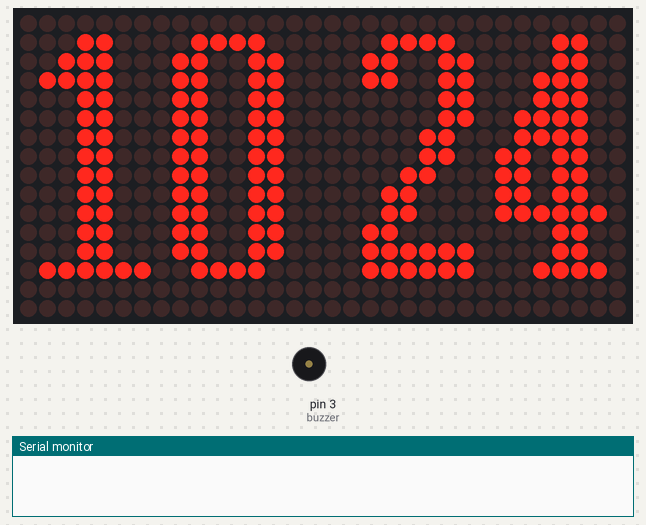
This sketch was run on a simulated Arduino Nano, built with avr-gcc and run on an emulated ATmega328P. On the bench: 32×16 LED matrix, buzzer (waves = sounding), the last lines printed to the serial monitor. The local clock reads 2024-03-15 10:24:30 at power-on unless the sketch sets it.

Above: at 0.6 s.
At 15.7 s:
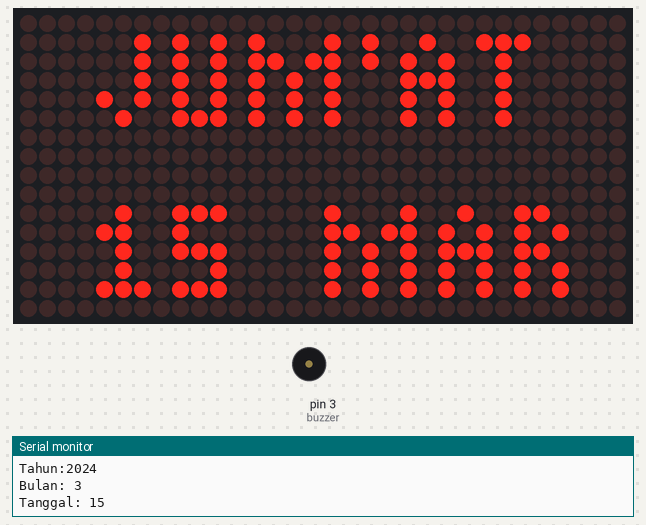
At 20.8 s:
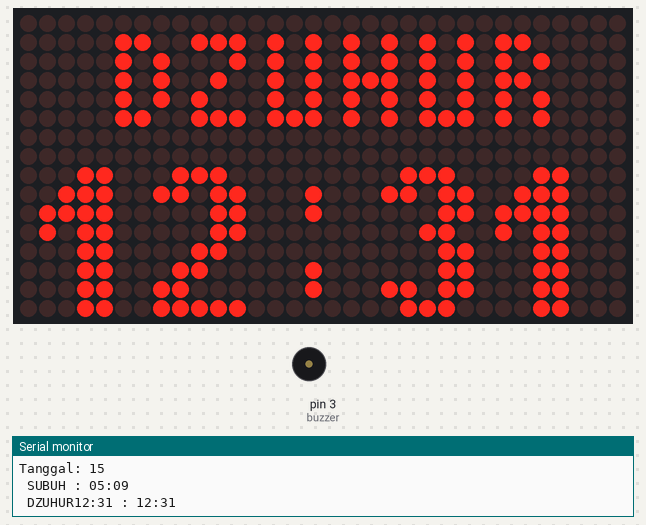
At 26.8 s:
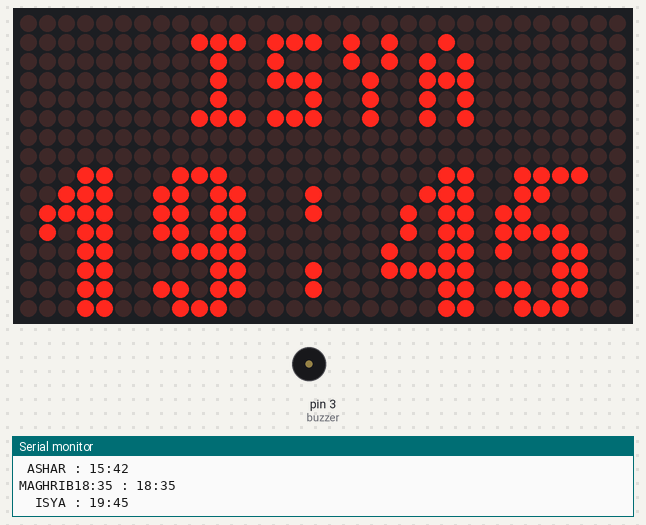
Timing chart, 0 to 28.3 s (numbered marks = the images above):
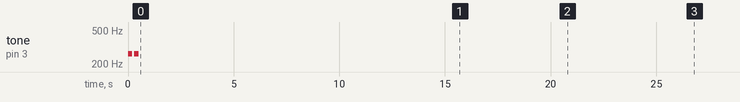

The sketch:

JadwalSholat-P10-1Panel.ino
```cpp
/*
 * Copy soruce code = https://github.com/busel7/Arduino
 * JADWAL WAKTU SHOLAT MENGGUNAKAN ARDUINO NANO, LED P10, RTC DS3241, BUZZER
 * FITUR :  JADWAL SHOLAT 5 WAKTU DAN TANBIH IMSAK, JAM BESAR, TANGGAL, ALARAM ADZAN DAN TANBIH IMSAK,
 *          DAN HITUNG MUNDUR IQOMAH.
 *

Pin on  DMD P10     GPIO      Arduino Nano          Pin on  DS3231      Arduino Nano      Pin on  Buzzer       Arduino Nano

        2  A        GPIO16    D6                            SCL         A5                        +            D3 (GPIO 3)
        4  B        GPIO12    D7                            SDA         A4                        -            GND
        8  CLK      GPIO14    D13                           VCC         3V
        10 SCK      GPIO0     D8                            GND         GND
        12 R-Data   GPIO13    D11
        1  NOE      GPIO15    D9
        3  GND      GND       GND

*/


#include <DMD.h>
#include <TimerOne.h>
#include <Wire.h>
#include <Sodaq_DS3231.h>
#include "PrayerTimes.h"
#include <SystemFont5x7.h>
#include "fonts/angka6x13.h"
#include "fonts/angka_2.h"
#include "fonts/huruf_kecilku.h"
#include "fonts/Font3x5.h"
#include <SPI.h>
// #include <EEPROM.h>

char weekDay[][7] = {" AHAD ","SENIN ","SELASA"," RABU ","KAMIS ","JUM'AT","SABTU"," AHAD "}; // array hari, dihitung mulai dari Ahad, hari Ahad angka nya =0.
char namaBulan[][13] = {" ","JAN","FEB","MAR","APR","MEI","JUN","JUL","AGU","SEP","OKT","NOV","DES"}; // Urutan nama bulan dihitung dari 0 sampai 12
int langkah;
int lama_tampilnya;
boolean Waduh_Setting = false;
//
int address = 0;
// value  ihti = penambahan waktu aman dari Kemenag. Saat ini penambahannya 2 menit
byte value_ihti=2, value_iqmh_subuh=10, value_iqmh_dzuhur=8, value_iqmh_ashar=7, value_iqmh_maghrib=7, value_iqmh_isya=7, value_hari, m_iqmh;
int addr = 0;
byte S_IQMH = 0, S_IHTI = 0, S_HARI = 0;

//BUZZER PIN
const int buzzer = 3; // Pin GPIO Buzzer - D2

///////////////////////////////// Mendifinisikan Pin Tombol ////////////////////////////////////////
#define Jam_bUP A1                  // Tombol setting sesuaikan dengan PIN di arduino anda mana  klo ini terhubung dengan PIN 3 Digital
#define tombol_bOK A2             // Tombol OK sesuaikan dengan PIN di arduino anda mana  klo ini terhubung dengan PIN 5 Digital
#define Jam_bDN A3           //tombol setting   sesuaikan dengan PIN di arduino anda mana  klo ini terhubung dengan PIN 4 Digital
///////////////////koding ini untuk setting rtc sesuai dengan laptop//// /////
//year, month, date, hour, min, sec and week-day(starts from 0 and goes to 6)
//writing any non-existent time-data may interfere with normal operation of the RTC.
//Take care of week-day also.
//DateTime dt(2018, 4, 8, 12, 52, 0, 6);
#define DISPLAYS_ACROSS 1
#define DISPLAYS_DOWN 1
DMD dmd(DISPLAYS_ACROSS, DISPLAYS_DOWN); //untuk mengatur jumlah panel yang kamu pakai
double times[sizeof(TimeName) / sizeof(char*)];

  int GMT = 8; // Perbedaan zona waktu (WIB 7 / WITA 8 / WIT 9)
  float lat = -8.00000;  // Lintang lokasi Anda: hidden info for privacy reason
  float lon = 115.00000; // Bujur lokasi Anda: hidden info for privacy reason

const int DELAY_DISPLAY = 500;

void ScanDMD()
{
  dmd.scanDisplayBySPI();
}
//
void setup()
{
  Serial.begin(9600);
  pinMode(buzzer, OUTPUT);//----pin 2 untuk alarm adzan maghrib ---hubungkan dengan buzzer
  langkah = 0;
  rtc.begin();
  noTone(buzzer);
  //rtc.setDateTime(dt); //Adjust date-time as defined 'dt' above (ini untuk setting jam)
  Wire.begin();
  Timer1.initialize( 500 );
  Timer1.attachInterrupt( ScanDMD );
  dmd.clearScreen( true );
  BuzzerPendek();
}
////////////////////////////////// Fungsi Looping/Pengulangan ///////////////////////////////////////
void loop() {
  mulai();
}


//////////////////////==========================Program Jam==============

void mulai()
{
  TampilJam();
  AlarmSholat();

  TampilTanggal();
  AlarmSholat();

  TampilJadwalSholat();
  AlarmSholat();

  RunningText();
  delay(100);
  AlarmSholat();
}


//----------------------------------------------------------------------
//TAMPILKAN JAM BESAR

void TampilJam() {

  DateTime now = rtc.now();

  dmd.clearScreen( true );
  dmd.selectFont(angka6x13);
  int menit_e = now.minute();
  int jame = now.hour();

  String xjam = Konversi(jame) ; //tampilan jam
  int pjg = xjam.length() + 1;
  char sjam[pjg];
  xjam.toCharArray(sjam, pjg);
  dmd.drawString(1, 0, sjam, pjg, 0);

  /////menit///
  String xxjam = Konversi(now.minute()) ; //tampilan menit
  int xpjg = xxjam.length() + 1;
  char xsjam[xpjg];
  xxjam.toCharArray(xsjam, xpjg);
  dmd.drawString(18, 0, xsjam, xpjg, 0);

  ///titik dua :

  dmd.selectFont(SystemFont5x7);
  dmd.drawChar( 14,  4, ':', GRAPHICS_NOR   );   // clock colon overlay on
  delay( 1000 );
  dmd.drawChar( 14, 4, ':', GRAPHICS_OR   );   // clock colon overlay off
  delay( 1000 );
  /////////////////////
  dmd.selectFont(SystemFont5x7);
  dmd.drawChar( 14,  4, ':', GRAPHICS_NOR   );   // clock colon overlay on
  delay( 1000 );
  dmd.drawChar( 14, 4, ':', GRAPHICS_OR   );   // clock colon overlay off
  delay( 1000 );
  dmd.drawChar( 14,  4, ':', GRAPHICS_NOR   );   // clock colon overlay on
  delay( 1000 );
  dmd.drawChar( 14, 4, ':', GRAPHICS_OR   );   // clock colon overlay off
  delay( 1000 );
  /////////////////////
  dmd.selectFont(SystemFont5x7);
  dmd.drawChar( 14,  4, ':', GRAPHICS_NOR   );   // clock colon overlay on
  delay( 1000 );
  dmd.drawChar( 14, 4, ':', GRAPHICS_OR   );   // clock colon overlay off
  delay( 1000 );
  dmd.drawChar( 14,  4, ':', GRAPHICS_NOR   );   // clock colon overlay on
  delay( 1000 );
  dmd.drawChar( 14, 4, ':', GRAPHICS_OR   );   // clock colon overlay off
  delay( 1000 );
  /////////////////////
  dmd.selectFont(SystemFont5x7);
  dmd.drawChar( 14,  4, ':', GRAPHICS_NOR   );   // clock colon overlay on
  delay( 1000 );
  dmd.drawChar( 14, 4, ':', GRAPHICS_OR   );   // clock colon overlay off
  delay( 1000 );
  dmd.drawChar( 14,  4, ':', GRAPHICS_NOR   );   // clock colon overlay on
  delay( 1000 );
  dmd.drawChar( 14, 4, ':', GRAPHICS_OR   );   // clock colon overlay off
  delay( 1000 );
  dmd.selectFont(SystemFont5x7);
  dmd.drawChar( 14,  4, ':', GRAPHICS_NOR   );   // clock colon overlay on
  delay( 1000 );

}


//------------------------------------------------------
//RUNNING TEXT

void RunningText() {
  dmd.clearScreen( true );
  String scrollingText = "Tulis scrolling text disini";
  dmd.drawMarquee(scrollingText.c_str(), scrollingText.length(),(32*DISPLAYS_ACROSS)-1,3);
   long start=millis();
   long timer=start;
   boolean ret=false;
   while(!ret){
     if ((timer+100) < millis()) {
       ret=dmd.stepMarquee(-1,0);
       timer=millis();
     }
   }
}


//----------------------------------------------------------------------
//JADWAL SHOLAT

void JadwalSholat() {

  DateTime now = rtc.now();

  int tahun = now.year();
  int bulan = now.month();
  int tanggal = now.date();
  Serial.print("Tahun:"); Serial.println(tahun);
  Serial.print("Bulan: ");Serial.println(bulan);
  Serial.print("Tanggal: ");Serial.println(tanggal);

  int dst=8; // TimeZone

  set_calc_method(Custom);
  set_asr_method(Shafii);
  set_high_lats_adjust_method(AngleBased);
  set_fajr_angle(20);
  set_isha_angle(18);

  get_prayer_times(tahun, bulan, tanggal, lat, lon, GMT, times);
  // OutputSerialJamSholat();

}

void digitNol(int digits)
{
  if (digits < 10)
  {
    Serial.print('0');
    Serial.print(digits);
  }
  else
    Serial.print(digits);
}

void OutputSerialJamSholat() {
  int hours, minutes;
  get_float_time_parts(times[0], hours, minutes);
  Serial.print("Shubuh= ");
  digitNol(hours);
  Serial.print(":");
  digitNol(minutes);
  delay(DELAY_DISPLAY);
  Serial.println();

  get_prayer_times(2025, 11, 9, lat, lon, GMT, times);
  get_float_time_parts(times[2], hours, minutes);

  Serial.print("Zhuhur= ");
  digitNol(hours);
  Serial.print(":");
  digitNol(minutes);
  delay(DELAY_DISPLAY);
  Serial.println();

  get_prayer_times(2025, 11, 9, lat, lon, GMT, times);
  get_float_time_parts(times[3], hours, minutes);
  Serial.print("Ashar=");
  digitNol(hours);
  Serial.print(":");
  digitNol(minutes);
  delay(DELAY_DISPLAY);
  Serial.println();

  get_prayer_times(2025, 11, 9, lat, lon, GMT, times);
  get_float_time_parts(times[5], hours, minutes);
  Serial.print("Maghrib= ");
  digitNol(hours);
  Serial.print(":");
  digitNol(minutes);
  delay(DELAY_DISPLAY);
  Serial.println();

  get_prayer_times(2025, 11, 9, lat, lon, GMT, times);
  get_float_time_parts(times[6], hours, minutes);
  Serial.print("Isya= ");
  digitNol(hours);
  Serial.print(":");
  digitNol(minutes);
  delay(DELAY_DISPLAY);
  Serial.println();
}

void TampilJadwalSholat() {

  JadwalSholat();

  char sholat[7];
  char jam[5];
  char TimeName[][8] = {" SUBUH","TERBIT"," DZUHUR"," ASHAR","TERBENAM","MAGHRIB","  ISYA", "WAKTU"};
  int hours, minutes;

  for (int i=0;i<8;i++){

    get_float_time_parts(times[i], hours, minutes);
    minutes = minutes + value_ihti;

    if (minutes >= 60) {
      minutes = minutes - 60;
      hours ++;
    }

    if (i==0 || i==2 || i==3 || i==5 || i==6) { //Tampilkan hanya Subuh, Dzuhur, Ashar, Maghrib, Isya
      sprintf(sholat,"%s",TimeName[i]);
      sprintf(jam,"%02d:%02d", hours, minutes);
      dmd.clearScreen(true);
      dmd.selectFont(Font3x5);
      dmd.drawString(1,-2, sholat, 7, 0);
      dmd.selectFont(angka_2);
      dmd.drawString(1,8,jam, 5, 0);
      Serial.print(sholat);
      Serial.print(" : ");
      Serial.println(jam);
      delay(2000);

    }
  }

}


//--------------------------------------------------
//ALARM ADZAN WAKTU SHOLAT

void AlarmSholat() {

  DateTime now = rtc.now();

  int Hari = now.dayOfWeek();
  int Hor = now.hour();
  int Min = now.minute();
  int Sec = now.second();

  JadwalSholat();

  int hours, minutes;

  // Subuh
  get_float_time_parts(times[0], hours, minutes);
  minutes = minutes + value_ihti;

  if (minutes >= 60) {
    minutes = minutes - 60;
    hours ++;
  }

  if (Hor == hours && Min == minutes) {
    dmd.clearScreen(true);
    dmd.selectFont(SystemFont5x7);
    dmd.drawString(1, 0, "ADZAN", 5, 0); //koordinat tampilan
    dmd.selectFont(Font3x5);
    dmd.drawString(6, 7, "SUBUH", 5, 0); //koordinat tampilan
    BuzzerPanjang();
    Serial.println("SUBUH");
    delay(180000);//180 detik atau 3 menit untuk adzan

    BuzzerPendek();
    //m_iqmh = EEPROM.read(1);    //Saat Subuh tambah 2 menit waktu Iqomah
    //Iqomah();
  }

  // Dzuhur
  get_float_time_parts(times[2], hours, minutes);
  minutes = minutes  + value_ihti;

  if (minutes >= 60) {
    minutes = minutes - 60;
    hours ++;
  }

  if (Hor == hours && Min == minutes && Hari != 5) {

    dmd.clearScreen(true);
    dmd.selectFont(SystemFont5x7);
    dmd.drawString(1, 0, "ADZAN", 5, 0); //koordinat tampilan
    dmd.selectFont(Font3x5);
    dmd.drawString(4, 7, "DZUHUR", 6, 0); //koordinat tampilan
    BuzzerPanjang();
    Serial.println("DZUHUR");
    delay(180000);//180 detik atau 3 menit untuk adzan

    BuzzerPendek();
    //m_iqmh = EEPROM.read(2);
    //Iqomah();

  } else if (Hor == hours && Min == minutes && Hari == 5) {

    dmd.clearScreen(true);
    dmd.selectFont(SystemFont5x7);
    dmd.drawString(1, 0, "ADZAN", 5, 0); //koordinat tampilan
    dmd.selectFont(Font3x5);
    dmd.drawString(4, 7, "JUM'AT", 6, 0); //koordinat tampilan
    BuzzerPanjang();
    Serial.println("Adzan Jum'at");
    delay(180000);//180 detik atau 3 menit untuk adzan
  }

  // Ashar
  get_float_time_parts(times[3], hours, minutes);
  minutes = minutes  + value_ihti;

  if (minutes >= 60) {
    minutes = minutes - 60;
    hours ++;
  }

  if (Hor == hours && Min == minutes) {
    dmd.clearScreen(true);
    dmd.selectFont(SystemFont5x7);
    dmd.drawString(1, 0, "ADZAN ", 6, 0); //koordinat tampilan
    dmd.selectFont(Font3x5);
    dmd.drawString(6, 7, "ASHAR", 5, 0); //koordinat tampilan
    BuzzerPanjang();
    Serial.println("ASHAR");
    delay(180000);//180 detik atau 3 menit untuk adzan

    BuzzerPendek();
    // m_iqmh = EEPROM.read(3);
    //Iqomah();
  }

  // Maghrib
  get_float_time_parts(times[5], hours, minutes);
  minutes = minutes  + value_ihti;

  if (minutes >= 60) {
    minutes = minutes - 60;
    hours ++;
  }

  if (Hor == hours && Min == minutes) {
    dmd.clearScreen(true);
    dmd.selectFont(SystemFont5x7);
    dmd.drawString(1, 0, "ADZAN ", 6, 0); //koordinat tampilan
    dmd.selectFont(Font3x5);
    dmd.drawString(1, 7, "MAGHRIB", 7, 0); //koordinat tampilan
    BuzzerPanjang();
    Serial.println("MAGHRIB");
    delay(180000);//180 detik atau 3 menit untuk adzan

    BuzzerPendek();
    //m_iqmh = EEPROM.read(4);
    //Iqomah();
  }

  // Isya'
  get_float_time_parts(times[6], hours, minutes);
  minutes = minutes  + value_ihti;

  if (minutes >= 60) {
    minutes = minutes - 60;
    hours ++;
  }

  if (Hor == hours && Min == minutes) {
    dmd.clearScreen(true);
    dmd.selectFont(SystemFont5x7);
    dmd.drawString(1, 0, "ADZAN", 5, 0); //koordinat tampilan
    dmd.selectFont(Font3x5);
    dmd.drawString(8, 7, "ISYA'", 5, 0); //koordinat tampilan
    BuzzerPanjang();
    Serial.println("ISYA");
    delay(180000);//180 detik atau 3 menit untuk adzan

    BuzzerPendek();
    //m_iqmh = EEPROM.read(5);
    //Iqomah();
  }

}


//--------------------------------------------------
//IQOMAH

void Iqomah() {

  DateTime now = rtc.now();
  //iqomah----------------------------------
  int langkah;
  int waktu_iqomah;
  int panjang_iqomah;
  int iqomah;
  dmd.clearScreen( true );
  dmd.selectFont(Font3x5);
  //dmd.clearScreen( true );
  dmd.drawString(3, -2, "IQOMAH", 6, 0); //koordinat tampilan
  int tampil;
  int detik = 0, menit = m_iqmh;
  for (detik = 0; detik >= 0; detik--) {
    delay(1000);
    String iqomah = Konversi(menit) + ":" + Konversi(detik);
    int panjang_iqomah = iqomah.length() + 1;
    char waktu_iqomah[panjang_iqomah];
    iqomah.toCharArray(waktu_iqomah, panjang_iqomah);
    dmd.selectFont(SystemFont5x7);
    dmd.drawString(1, 9, waktu_iqomah, panjang_iqomah, 0);
    if (detik <= 0) {
      detik = 60;
      menit = menit - 1;
    } if (menit <= 0 && detik <= 1) {
      dmd.clearScreen( true );
      digitalWrite(2, HIGH);//alarm Iqomah
      delay(1000);
      digitalWrite(2, LOW);//alarm Iqomah
      delay(50);
      dmd.selectFont(Font3x5);
      dmd.drawString(2, -2, "LURUS 8", 7, 0); //koordinat tampilan
      dmd.drawString(0, 7, "RAPATKAN", 8, 0); //koordinat tampilan
      delay(10000);
      for (tampil = 0; tampil < 300 ; tampil++) { //< tampil selama 300 detik waktu saat sholat
        menit = 0;
        detik = 0;
        dmd.clearScreen( true );
        dmd.selectFont(Font3x5);
        dmd.drawString(4, -2, "SHOLAT", 6, 0); //koordinat tampilan
        ///////////////////////
        now = rtc.now();
        String xjam = Konversi(now.hour()) + ":" + Konversi(now.minute()) + ":" + Konversi(now.second()) ; //tampilan jam
        int pjg = xjam.length() + 1;
        char sjam[pjg];
        xjam.toCharArray(sjam, pjg);
        dmd.selectFont(Font3x5);
        dmd.drawString(2, 7, sjam, pjg, 0);
        /////////////////////
        delay (1000);
      }
    }
  }
}


// Tampil Tanggal Baris Atas, Tampil Hari Baris Bawah

void TampilTanggal() {

    DateTime now = rtc.now();

    char tanggalan[5];

    sprintf(tanggalan,"%02d %s", now.date(), namaBulan[now.month()]);

    dmd.clearScreen( true );
    dmd.selectFont(Font3x5);
    dmd.drawString(4, -2, (weekDay[now.dayOfWeek()]), 6, 0);   //tampilan hari
    dmd.drawString(4, 7, tanggalan, 6, 0);                     //tampilan tanggal dan bulan contoh 08 APR

    delay(3000);
}

void TampilSuhu(){
  //Tampilkan Suhu
  dmd.clearScreen( true );
  dmd.selectFont(Font3x5);
  dmd.drawString(9, -2, "SUHU", 5, 0);
  String suhuku = Konversi(rtc.getTemperature() - 1) + "C";
  int suhul = suhuku.length() + 1;
  char suhu[suhul];
  suhuku.toCharArray(suhu, suhul);
  dmd.selectFont(SystemFont5x7);
  dmd.drawString(8, 9, suhu, suhul, 0);
  delay(3000);
}


//----------------------------------------------------------------------
// BUNYIKAN BEEP BUZZER
// Tone pakai nada G4
void BuzzerPanjang() {
  tone(buzzer, 392, 1000);
  delay(1000);
  noTone(buzzer);
  delay(50);
  tone(buzzer, 392, 1000);
  delay(1000);
  noTone(buzzer);
  delay(50);
}

// Tone pake nada C4
void BuzzerPendek() {
  tone(buzzer, 262, 200);
  delay(200);
  noTone(buzzer);
  delay(100);
  tone(buzzer, 262, 200);
  delay(200);
  noTone(buzzer);
  delay(50);
}


//----------------------------------------------------------------------
///konversi angka agar ada nol didepannya jika diawah 10

String Konversi(int sInput) {
  if (sInput < 10)
  {
    return"0" + String(sInput);
  }
  else
  {
    return String(sInput);
  }
}
```

Source omitted: PrayerTimes.cpp (9593 bytes), PrayerTimes.h (2919 bytes), Font3x5.h (4679 bytes), SystemFont5x7.h (4942 bytes), angka6x13.h (2271 bytes), angka_2.h (6255 bytes), huruf_kecilku.h (7260 bytes)

Measured:
- what the display in image 0 shows lasts 1.0 s, from 0.6 s to 1.6 s
- what the display in image 1 shows lasts 3.1 s, from 15.6 s to 18.7 s
- what the display in image 2 shows lasts 2.0 s, from 20.7 s to 22.7 s
